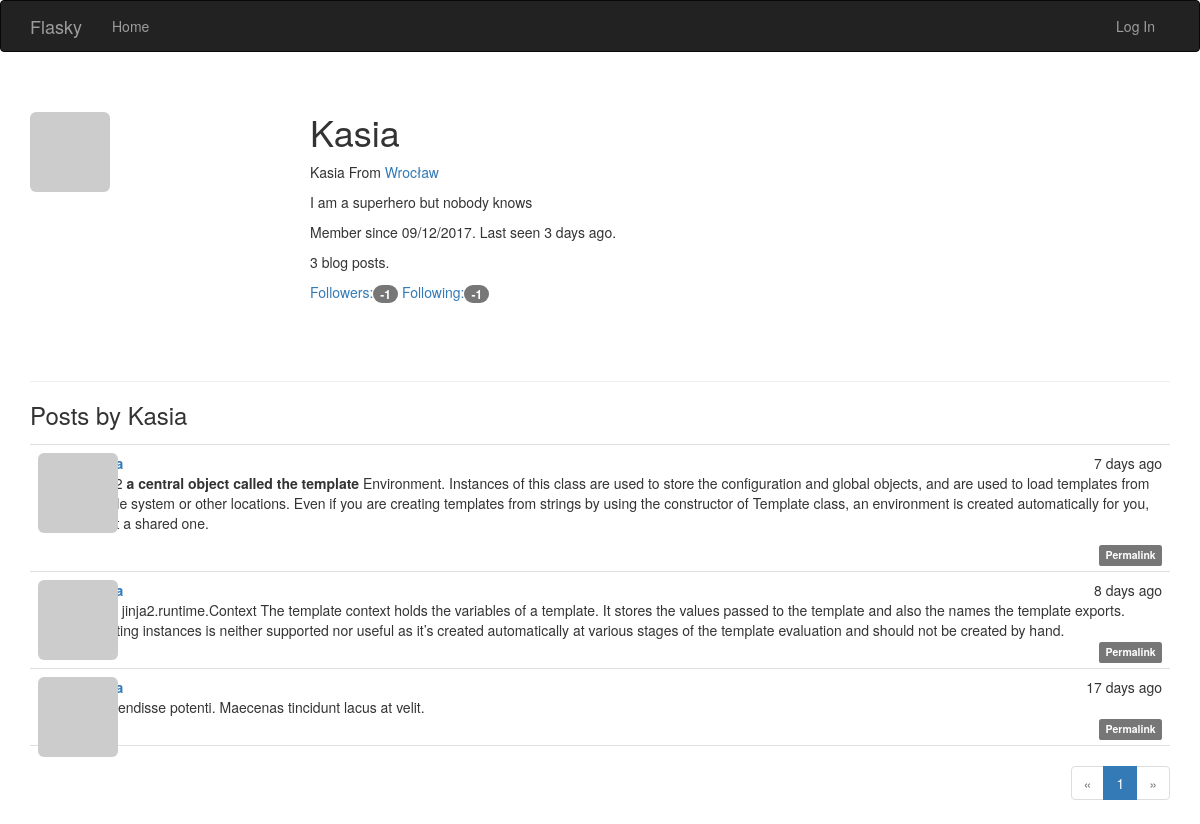
/user/Kasia, run on an earlier commit of the app's database.
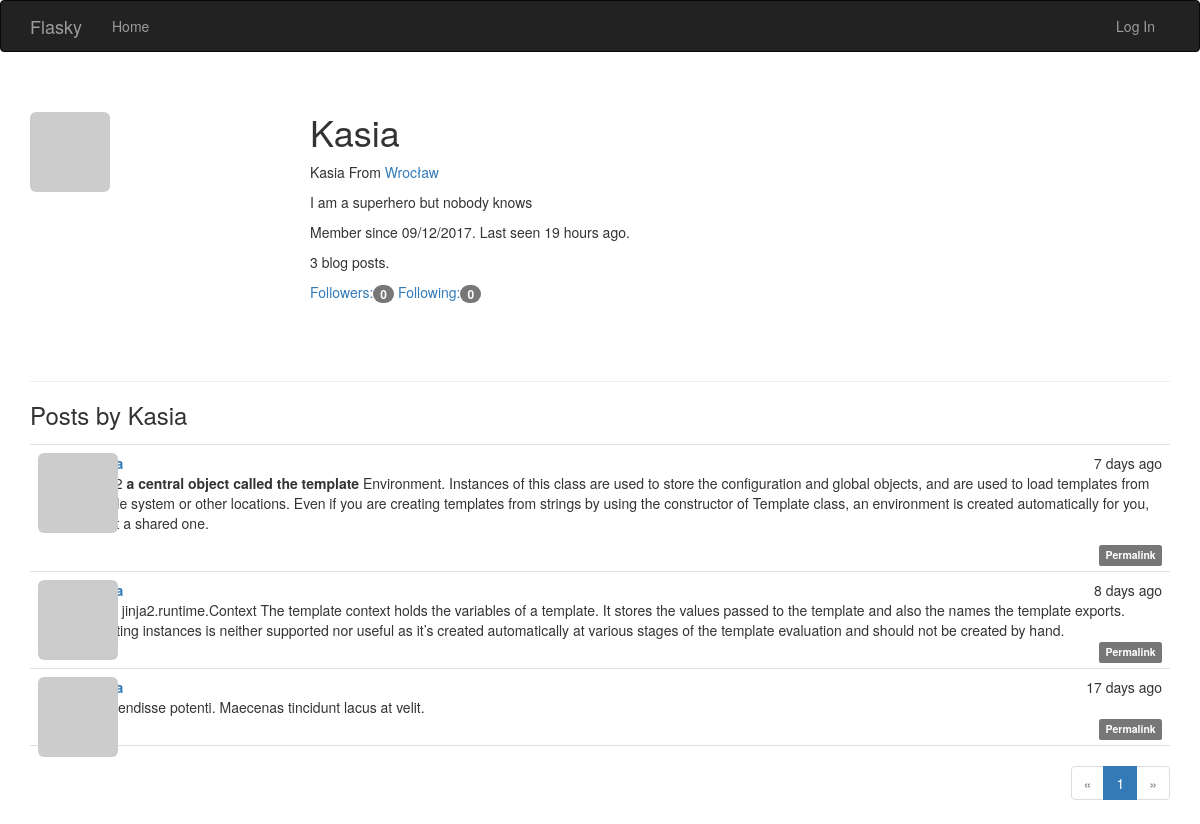
And on a later commit of the database.
### app/models.py (models this page shows, shortened)
class User(UserMixin, db.Model):
    __tablename__ = 'users'
    id = db.Column(db.Integer, primary_key=True)
    email = db.Column(db.String(64), unique=True, index=True)
    username = db.Column(db.String(64), unique=True, index=True)
    role_id = db.Column(db.Integer, db.ForeignKey('roles.id'))
    password_hash = db.Column(db.String(128))
    confirmed = db.Column(db.Boolean, default=False)
    name = db.Column(db.String(64))
    location = db.Column(db.String(64))
    about_me = db.Column(db.Text())
    member_since = db.Column(db.DateTime(), default=datetime.utcnow)
    last_seen = db.Column(db.DateTime(), default=datetime.utcnow)
    avatar_hash = db.Column(db.String(32))
    posts = db.relationship('Post', backref='author', lazy='dynamic')
    followed = db.relationship('Follow',
                                foreign_keys=[Follow.follower_id],
                                backref=db.backref('follower', lazy='joined'),
                                lazy='dynamic',
                                cascade='all, delete-orphan')
    followers = db.relationship('Follow',
                                foreign_keys=[Follow.followed_id],
                                backref=db.backref('followed', lazy='joined'),
                                lazy='dynamic',
                                cascade='all, delete-orphan')
    @property
    def password(self):
        raise AttributeError('password is not a readable attribute')
    def gravatar(self, size=100, default='identicon', rating='g'):
        if request.is_secure:
            url = 'https://secure.gravatar.com/avatar'
        else:
            url = 'http://www.gravatar.com/avatar'
        hash = self.avatar_hash or hashlib.md5(
            self.email.encode('utf-8')).hexdigest()
        return '{url}/{hash}?s={size}&d={default}&r={rating}'.format(
            url=url, hash=hash, size=size, default=default, rating=rating)

class Post(db.Model):
    __tablename__ = 'posts'
    id = db.Column(db.Integer, primary_key=True)
    body = db.Column(db.Text)
    body_html = db.Column(db.Text)
    timestamp = db.Column(db.DateTime, index=True, default=datetime.utcnow)
    author_id = db.Column(db.Integer, db.ForeignKey('users.id'))

### app/main/views.py (the view)
@main.route('/user/<username>')
def user(username):
    user = User.query.filter_by(username=username).first_or_404()
    page = request.args.get('page', 1, type=int)
    pagination = user.posts.order_by(Post.timestamp.desc()).paginate(
        page, per_page=current_app.config['FLASKY_POSTS_PER_PAGE'],
        error_out=False)
    posts = pagination.items
    return render_template('user.html', user=user, posts=posts,
                           pagination=pagination)

### app/auth/views.py (called while the page is built)
@auth.before_app_request
def before_request():
    if current_user.is_authenticated:
        current_user.ping()
        if not current_user.confirmed \
                and request.endpoint \
                and request.endpoint[:5] != 'auth.' \
                and request.endpoint != 'static':
            return redirect(url_for('auth.unconfirmed'))

### app/main/__init__.py (called while the page is built)
@main.app_context_processor
def inject_permissions():
    return dict(Permission=Permission)

### app/models.py (called while the page is built)
    def can(self, permissions):
        return False

    def is_administrator(self):
        return False

### app/templates/user.html (shortened to what this page needs)
{% extends "base.html" %}
{% import "_macros.html" as macros %}
{% block page_content %}
<div class="page-header">
  <img class="img-rounded profile-thumbnail" src="{{ user.gravatar(size=256) }}">
  <div class="profile-header">
  <h1>{{ user.username }}</h1>
  {% if user.name or user.location %}
  <p>
    {% if user.name %} {{ user.name }}{% endif %}
    {% if user.location %}
      From <a href="http://maps.google.com/?q={{ user.location }}">
        {{ user.location }}
      </a>
      <br>
    {% endif %}
  </p>
  {% endif %}
  {% if user.about_me %}<p>{{ user.about_me }}</p>{% endif %}
  <p>
    Member since {{ moment(user.member_since).format('L') }}.
    Last seen {{moment(user.last_seen).fromNow() }}.
  </p>
  <p>{{ user.posts.count() }} blog posts. </p>
  <p>
    <a href="{{ url_for('.followers', username=user.username) }}">
      Followers:<span class="badge">{{ user.followers.count() - 1 }}</span>
    </a>
    <a href="{{ url_for('.followed_by', username=user.username) }}">
      Following:<span class="badge">{{ user.followed.count() - 1 }}</span>
    </a>
  </p>
  </div>
</div>
  <h3>Posts by {{ user.username }}</h3>
  {% include '_posts.html' %}
  {% if pagination %}
  <div class="pagination">
    {{ macros.pagination_widget(pagination, '.user', username=user.username) }}
  </div>
  {% endif %}
{% endblock %}

### app/templates/base.html (shortened to what this page needs)
{% extends "bootstrap/base.html" %}
{% block head %}
{{ super() }}
<link rel="stylesheet" type="text/css" href="{{ url_for('static', filename='styles.css') }}">
{% endblock %}
{% block navbar %}
<div class="navbar navbar-inverse" role="navigation">
  <div class="container">
    <div class="navbar-header">
      <a class="navbar-brand" href="{{ url_for('main.index') }}">Flasky</a>
    </div>
    <div class="navbar-collapse collapse">
      <ul class="nav navbar-nav">
        <li><a href="{{ url_for('main.index') }}">Home</a></li>
      </ul>
      <ul class ="nav navbar-nav navbar-right">
        {% if current_user.is_authenticated %}
        <li class="dropdown">
          <a href="#" class="dropdown-toggle" data-toggle="dropdown">Account<b
              class="caret"></b></a>
          <ul class="dropdown-menu">
            <li><a href="{{ url_for('auth.change_password') }}">Change
                Password</a></li>
            <li><a href="{{ url_for('auth.change_email_request') }}">Change
                Email</a></li>
            <li><a href="{{ url_for('auth.logout') }}">Log Out</a></li>
          </ul>
        </li>
        {% else %}
        <li><a href="{{ url_for('auth.login') }}">Log In</a></li>
        {% endif %}
      </ul>
    </div>
  </div>
</div>
{% endblock %}
{% block content %}
<div class="container">
  {% block page_content %}
  {% endblock %}
</div>
{% endblock %}

### app/templates/_macros.html
{% macro pagination_widget(pagination, endpoint) %}
<ul class="pagination">
  <li{% if not pagination.has_prev %} class="disabled"{% endif %}>
    <a href="{% if pagination.has_prev %}{{ url_for(endpoint, page =
      pagination.prev_num, **kwargs) }} {% else %} # {% endif %}">
      &laquo;
    </a>
  </li>
  {% for p in pagination.iter_pages() %}
    {% if p %}
      {% if p == pagination.page %}
      <li class="active">
        <a href="{{ url_for(endpoint, page = p, **kwargs) }}">{{ p }}</a>
      </li>
      {% else %}
      <li>
        <a href="{{ url_for(endpoint, page = p, **kwargs) }}">{{ p }}</a>
      </li>
      {% endif %}
    {% else %}
    <li class="disabled"><a href="#">&hellip;</a></li>
    {% endif %}
  {% endfor %}
  <li{% if not pagination.has_next %} class="disabled"{% endif %}>
    <a href="{% if pagination.has_next %}{{ url_for(endpoint, page =
      pagination.next_num, **kwargs) }}{% else %}#{% endif %}">
      &raquo;
    </a>
  </li>
</ul>
{% endmacro %}

### app/templates/_posts.html (shortened to what this page needs)
<ul class="posts">
  {% for post in posts %}
  <li class="post">
    <div class="post-thumbnail">
      <a href="{{ url_for('.user', username=post.author.username) }}">
        <img class="img-rounded profile-thumbnail" src="{{
        post.author.gravatar(size=40) }}">
      </a>
    </div>
    <div class="post-content">
      <div class="post-date">{{ moment(post.timestamp).fromNow() }}</div>
      <div class="post-author">
        <a href="{{ url_for('.user', username=post.author.username) }}">
        </a>
      </div>
      <div class="post-body">
        {% if post.body_html %}
          {{ post.body_html | safe }}
        {% else %}
          {{ post.body }}
        {% endif %}
      </div>
      <div class="post-footer">
        <a href="{{ url_for('.post', id=post.id) }}">
          <span class="label label-default">Permalink</span>
        </a>
      </div>
    </div>
  </li>
  {% endfor %}
</ul>

### app/static/styles.css (style rules this page uses)
.profile-thumbnail { position: absolute; }
.profile-header { min-height: 260px; margin-left: 280px; }
ul.posts { list-style-type: none; padding: 0px; margin: 16px 0px 0px 0px; border-top: 1px solid #e0e0e0; }
ul.posts li.post { padding: 8px; border-bottom: 1px solid #e0e0e0; }
div.post-date { float: right; }
div.post-author { font-weight: bold; }
div.post-thumbnail { position: absolute; }
div.post-content { margin-left: 48px; min-height: 48px; }
div.post-footer { text-align: right; }
div.pagination { width: 100%; text-align: right; padding: 0px; margin: 0px; }

What changed in the data, as far as the page shows it:
changed User "Kasia": last_seen "3 days ago" → "19 hours ago"
Also different on the page:
{{ user.followers.count() - 1 }}: "-1" → "0"
{{ user.followed.count() - 1 }}: "-1" → "0"
